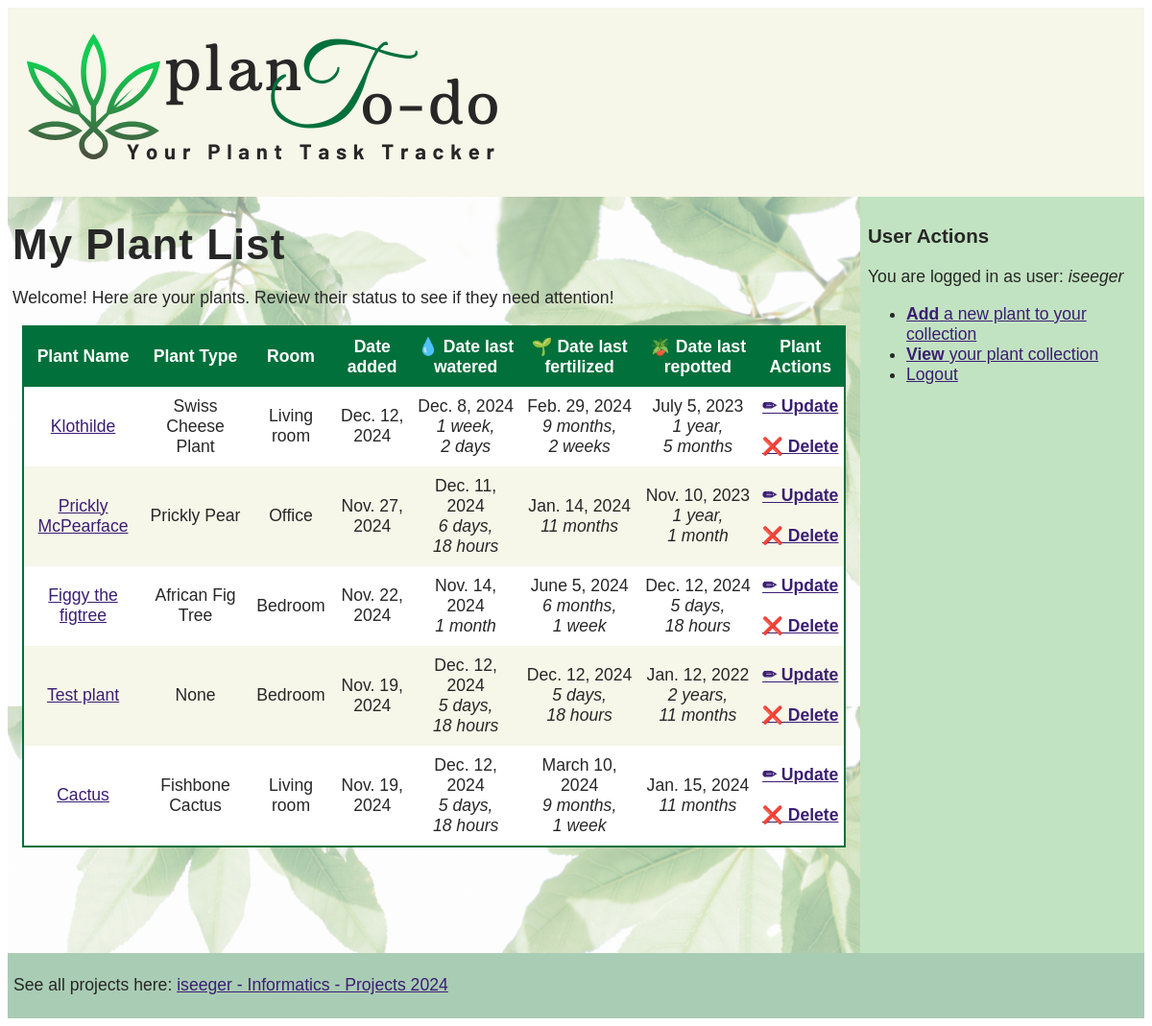
Page /plants/ (signed in) on the committed database.
### plants/models.py (models this page shows, shortened)
class Plant(models.Model):
    ROOM_CHOICES = [
        ("BEDROOM", "Bedroom"),
        ("BATHROOM", "Bathroom"),
        ("LIVINGROOM", "Living room"),
        ("OFFICE", "Office"),
        ("HALLWAY", "Hallway"),
        ]
    SHORT_CADENCE = [
        ("1w", "1 week"),
        ("2w", "2 weeks"),
        ("4w", "4 weeks"),
        ("6w", "6 weeks")
        ]
    LONG_CADENCE = [
        ("1m", "1 month"),
        ("2m", "2 months"),
        ("4m", "4 months"),
        ("6m", "6 months"),
        ("1y", "1 year"),
        ]
    plant_type = models.ForeignKey('Houseplant',
                                     on_delete=models.CASCADE,
                                     blank=True,
                                     null=True)
    nickname=models.CharField(
        max_length=200,
        validators=[MinLengthValidator(
                    3, "Plant name must contain at least 3 characters")])
    description=models.TextField(max_length=500)
    image = models.ImageField(upload_to='plants/', blank=True, null=True)
    room = models.CharField(max_length=15, choices=ROOM_CHOICES)
    water_schedule = models.CharField(max_length=15, choices=SHORT_CADENCE,blank=True)
    fertilize_schedule = models.CharField(max_length=15, choices=LONG_CADENCE,blank=True)
    repot_schedule = models.CharField(max_length=15, choices=LONG_CADENCE, blank=True)
    date_last_watered = models.DateField(blank=True, null=True)
    date_last_fertilized = models.DateField(blank=True, null=True)
    date_last_repotted = models.DateField(blank=True, null=True)
    date_added = models.DateField(default=datetime.now)
    date_last_updated = models.DateField(auto_now=True)

class Houseplant(models.Model):
    latin_name = models.CharField(max_length=50)
    common_name = models.CharField(max_length=50)
    description = models.TextField(max_length=800)
    plant_image_url = models.URLField(blank=True, null=True)
    light_needed = models.CharField(max_length=15)
    def __str__(self):
        return self.common_name

### plants/views.py (the view)
# urls.py: path("", views.MainView.as_view(), name="all"),
class MainView(LoginRequiredMixin, View):
    def get(self, request):
        plant_all=Plant.objects.all().order_by('-date_added') #newest at the top
        context={
            "plant_list":plant_all
        }
        return render(request, "plants/plant_list.html", context)

### plants/templates/plants/plant_list.html (shortened to what this page needs)
{% extends "plants/master.html" %}
{% block content %}
<div class="full-opacity">
<h1>My Plant List</h1>
 <p>Welcome! Here are your plants. Review their status to see if they need attention!</p>
    <table class="green" >
        <thead>
            <tr>
                <th>Plant Name</th>
                <th>Plant Type</th>
                <th>Room</th>
                <th>Date added</th>
                <th>&#128167; Date last watered</th>
                <th>&#127793; Date last fertilized</th>
                <th>&#129716; Date last repotted</th>
                <th>Plant Actions</th>
            </tr>
        </thead>
        <tbody>
            {% for plant in plant_list %}
                <tr>
                    <td><a href="{% url 'plants:plant_detail' pk=plant.id %}">{{ plant.nickname }}</a></td>
                    <td>{{ plant.plant_type }}</td>
                    <td>{{ plant.get_room_display }}</td>
                    <td>{{ plant.date_added }}</td>
                    <td>{{ plant.date_last_watered }} <br/><i>{{ plant.date_last_watered|timesince }}</i> </td>
                     <td>{{ plant.date_last_fertilized }} <br/> <i>{{ plant.date_last_fertilized|timesince }}</i></td>
                      <td>{{ plant.date_last_repotted }} <br/> <i>{{ plant.date_last_repotted|timesince }}</i> </td>
                    <td>
                         <a href="{% url 'plants:plant_update' pk=plant.pk %}"><strong>&#x270f; Update</strong></a>  <br/><br/>
                         <a href="{% url 'plants:plant_delete' pk=plant.pk %}"> <strong>&#10060; Delete</strong></a>
                    </td>
                </tr>
            {% endfor %}
        </tbody>
    </table>
</div>
{% endblock %}

### plants/templates/plants/master.html (shortened to what this page needs)
{% load static %}
<!DOCTYPE html>
<html lang="en">
  <head>
   <link rel="stylesheet" href="{% static 'plants/plantstyles.css' %}" />
    </head>
    <body>
    <div class="screen" >
    <header class="masthead">
      <a href="https://iseeger.eu.pythonanywhere.com/plants/"
          ><img
            alt="plant to-do list logo"
            src="{% static 'plants/plantodo_logo_crop.png' %}"
        /></a>
    </header>
    <main class="background-image" >
    {% block content %}
    {% endblock %}
    </main>
    <aside class="sidebar">
        <h3>User Actions</h3>
        {% if user.is_authenticated %}
        <p>You are logged in as user: <i>{{ request.user.username }}</i> </p>
         <ul>
             <li><a href="{% url 'plants:plant_create' %}"><strong>Add</strong> a new plant to your collection</a></li>
             <li><a href="{% url 'plants:all' %}"><strong>View</strong> your plant collection</a></li>
             <li><a href="{% url 'logout' %}?next={% url 'plants:open' %}">Logout</a></li>
         </ul>
        {% else %}
        <ul>
            <li>Please Log in</li>
        </ul>
        {% endif %}
    </aside>
      <footer class="pagefooter">
      <p>See all projects here: <a href="https://iseeger.eu.pythonanywhere.com/">iseeger - Informatics - Projects 2024</a> </p>
      </footer>
    </div>
</body>
</html>

### plants/static/plants/plantstyles.css (style rules this page uses)
.masthead { background: #f6f6e9; grid-area: masthead; padding: 5px; }
main { grid-area: main; padding: 5px; padding-bottom: 100px; }
.sidebar { background: #c2e3c1; grid-area: sidebar; padding: 8px; }
.pagefooter { background: #a9ccb4; grid-area: footer; padding: 6px; }
@media only screen and (min-width: 768px) { .screen { display: grid; grid-template-columns: 1fr 1fr 1fr 1fr; grid-template-areas: "masthead masthead masthead masthead" "main main main sidebar" "footer footer footer footer"; } }
.background-image { background: linear-gradient(rgba(255,255,255,.5), rgba(255,255,255,.5)), url('plant_background.jpg'); background-size : 100% auto; }
img { margin: 15px; }
.full-opacity { opacity: 1; }
body { font-size:1.1em; font-family:"Lucida Sans", Verdana, sans-serif; color: #272727; }
h1 { text-align:left; letter-spacing:1px; font-size:2.5em; margin:20px 0; }
.green { border-collapse:collapse; width:auto; border-width:1px; border-spacing: 50px 10px; border:2px solid #02703b; margin:10px; }
.green thead { background:#02703b; }
thead { color:white; }
td { text-align:center; padding:10px 5px; }
th { text-align:center; padding:10px 5px; }
tr { text-align:center; padding:10px 5px; }
tbody tr:nth-child(even) { background:#f6f6e9; }
tbody tr:nth-child(odd) { background:#FFFFFF; }
a { color: #3B1E73; }

### rows in the picture
Plant: nickname "Klothilde", plant_type "Swiss Cheese Plant", room "Living room", date_added "Dec. 12, 2024", date_last_watered "Dec. 8, 2024", date_last_watered "1 week, 2 days", date_last_fertilized "Feb. 29, 2024", date_last_fertilized "9 months, 2 weeks", date_last_repotted "July 5, 2023", date_last_repotted "1 year, 5 months"
Plant: nickname "Prickly McPearface", plant_type "Prickly Pear", room "Office", date_added "Nov. 27, 2024", date_last_watered "Dec. 11, 2024", date_last_watered "6 days, 18 hours", date_last_fertilized "Jan. 14, 2024", date_last_fertilized "11 months", date_last_repotted "Nov. 10, 2023", date_last_repotted "1 year, 1 month"
Plant: nickname "Figgy the figtree", plant_type "African Fig Tree", room "Bedroom", date_added "Nov. 22, 2024", date_last_watered "Nov. 14, 2024", date_last_watered "1 month", date_last_fertilized "June 5, 2024", date_last_fertilized "6 months, 1 week", date_last_repotted "Dec. 12, 2024", date_last_repotted "5 days, 18 hours"
Plant: nickname "Test plant", plant_type "None", room "Bedroom", date_added "Nov. 19, 2024", date_last_watered "Dec. 12, 2024", date_last_watered "5 days, 18 hours", date_last_fertilized "Dec. 12, 2024", date_last_fertilized "5 days, 18 hours", date_last_repotted "Jan. 12, 2022", date_last_repotted "2 years, 11 months"
Plant: nickname "Cactus", plant_type "Fishbone Cactus", room "Living room", date_added "Nov. 19, 2024", date_last_watered "Dec. 12, 2024", date_last_watered "5 days, 18 hours", date_last_fertilized "March 10, 2024", date_last_fertilized "9 months, 1 week", date_last_repotted "Jan. 15, 2024", date_last_repotted "11 months"

### other values in the picture
{{ request.user.username }} "iseeger"
